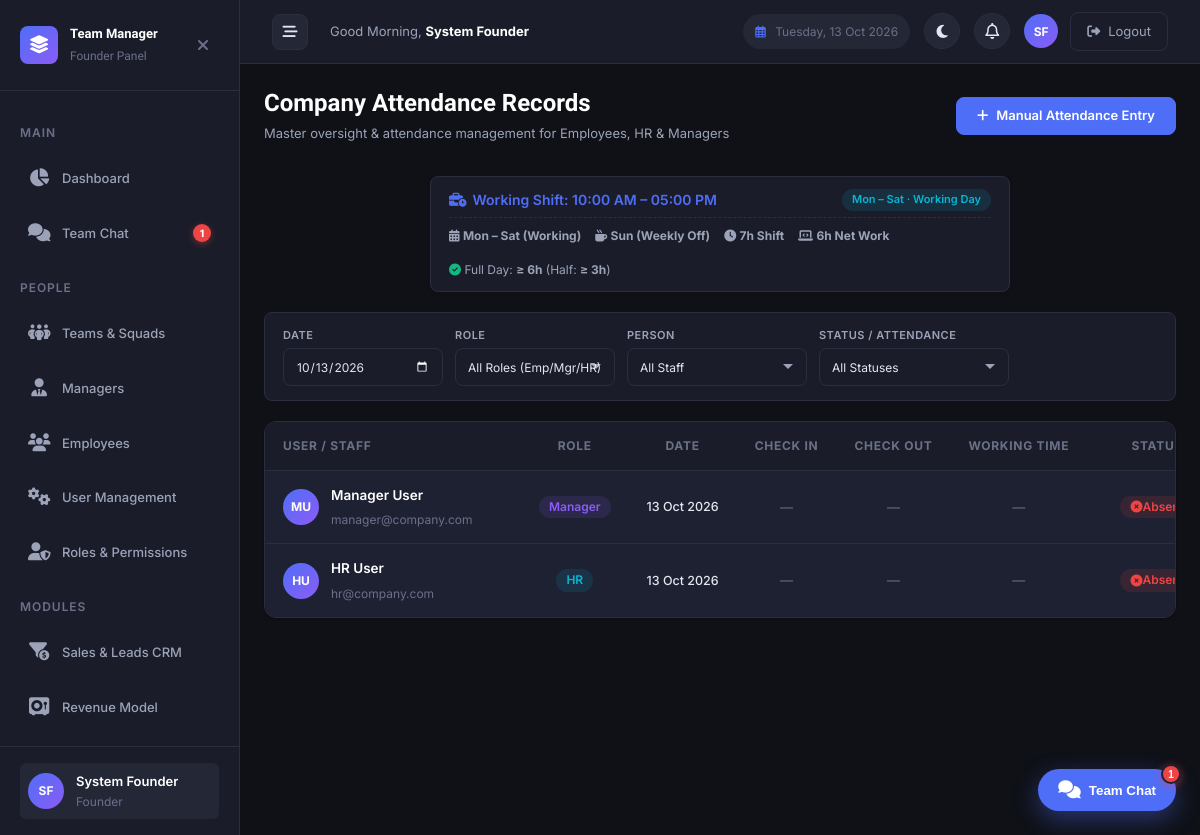
Page /founder/attendance.php (signed in) on the committed database.
### tables this page shows
CREATE TABLE `roles` (
  `id` int NOT NULL AUTO_INCREMENT,
  `name` varchar(100) NOT NULL,
  `slug` varchar(50) NOT NULL,
  `description` text,
  `base_role` varchar(50) NOT NULL DEFAULT 'employee',
  `is_system` tinyint(1) NOT NULL DEFAULT '0',
  `created_at` timestamp NULL DEFAULT CURRENT_TIMESTAMP,
  `updated_at` timestamp NULL DEFAULT CURRENT_TIMESTAMP ON UPDATE CURRENT_TIMESTAMP,
  PRIMARY KEY (`id`),
  UNIQUE KEY `uk_slug` (`slug`)
);

CREATE TABLE `users` (
  `id` int NOT NULL AUTO_INCREMENT,
  `employee_id` varchar(50) DEFAULT NULL,
  `name` varchar(100) NOT NULL,
  `email` varchar(150) NOT NULL,
  `contact_no` varchar(20) DEFAULT NULL,
  `designation` varchar(100) DEFAULT NULL,
  `joining_date` date DEFAULT NULL,
  `base_salary` decimal(10,2) NOT NULL DEFAULT '30000.00',
  `password` varchar(255) NOT NULL,
  `pin` varchar(255) DEFAULT NULL,
  `role` varchar(50) NOT NULL DEFAULT 'employee',
  `manager_id` int DEFAULT NULL,
  `status` enum('active','inactive') NOT NULL DEFAULT 'active',
  `created_at` timestamp NULL DEFAULT CURRENT_TIMESTAMP,
  `updated_at` timestamp NULL DEFAULT CURRENT_TIMESTAMP ON UPDATE CURRENT_TIMESTAMP,
  `last_activity` timestamp NULL DEFAULT NULL,
  `presence_status` enum('automatic','dnd','away','offline') NOT NULL DEFAULT 'automatic',
  `custom_status_text` varchar(255) DEFAULT NULL,
  `custom_status_emoji` varchar(50) DEFAULT NULL,
  `last_active_at` timestamp NULL DEFAULT CURRENT_TIMESTAMP ON UPDATE CURRENT_TIMESTAMP,
  PRIMARY KEY (`id`),
  UNIQUE KEY `uk_email` (`email`),
  UNIQUE KEY `uk_employee_id` (`employee_id`),
  KEY `idx_role` (`role`),
  KEY `idx_manager_id` (`manager_id`),
  KEY `idx_status` (`status`),
  CONSTRAINT `fk_users_manager` FOREIGN KEY (`manager_id`) REFERENCES `users` (`id`) ON DELETE SET NULL ON UPDATE CASCADE
);

### founder/attendance.php (the view, shortened to what the rows shown need)
<?php
require_once __DIR__ . '/../includes/functions.php';
require_once __DIR__ . '/../includes/auth.php';
requireRole([ROLE_FOUNDER]);
$db = getDB();
$filterDate = isset($_GET['date']) ? trim($_GET['date']) : today();
$page = max(1, (int)get('page', '1'));
$roleIn = ['employee', 'manager', 'hr'];
$roleInSql = "'" . implode("','", $roleIn) . "'";
if (!empty($filterDate)) {
    $where = ["u.role IN ({$roleInSql})", "u.status = 'active'", "COALESCE(u.joining_date, DATE(u.created_at)) <= ?"];
    $params = [$filterDate, $filterDate, $filterDate];
    $whereClause = implode(' AND ', $where);
    $countQuery = "
        SELECT COUNT(*)
        FROM users u
        LEFT JOIN attendance a ON u.id = a.user_id AND a.date = ?
        LEFT JOIN leaves l ON u.id = l.user_id AND ? BETWEEN l.start_date AND l.end_date AND l.status = 'approved'
        WHERE {$whereClause}
    ";
    $countStmt = $db->prepare($countQuery);
    $countStmt->execute($params);
    $totalRecords = (int)$countStmt->fetchColumn();
    $pagination = paginate($totalRecords, $page);
    $dataQuery = "
        SELECT u.id as user_id, u.name, u.email, u.role, u.designation, u.employee_id, u.joining_date, u.created_at,
               a.id as attendance_id, COALESCE(a.date, ?) as attendance_date,
               a.check_in, a.check_out, a.break_start, a.break_end, a.total_break_time, a.total_working_time, a.status as att_status,
               l.id as leave_id, l.leave_type, l.reason as leave_reason, l.status as leave_status
        FROM users u
        LEFT JOIN attendance a ON u.id = a.user_id AND a.date = ?
        LEFT JOIN leaves l ON u.id = l.user_id AND ? BETWEEN l.start_date AND l.end_date AND l.status = 'approved'
        WHERE {$whereClause}
        ORDER BY FIELD(u.role, 'manager', 'hr', 'employee'), u.name ASC
        LIMIT {$pagination['per_page']} OFFSET {$pagination['offset']}
    ";
    $dataParams = array_merge([$filterDate, $filterDate, $filterDate], array_slice($params, 2));
    $stmt = $db->prepare($dataQuery);
    $stmt->execute($dataParams);
    $records = $stmt->fetchAll();
}
include __DIR__ . '/../includes/header.php';
?>
<div class="page-header" style="display: flex; justify-content: space-between; align-items: center; flex-wrap: wrap; gap: 12px;">
    <div>
        <h1 class="page-title">Company Attendance Records</h1>
    </div>
</div>
<?php if (empty($records)): ?>
    <div class="card">
        <div class="empty-state">
            <div class="empty-state-icon"><i class="fa-solid fa-clipboard-user"></i></div>
            <div class="empty-state-title">No attendance records</div>
            <div class="empty-state-text">No records found for the selected filters.</div>
        </div>
    </div>
<?php else: ?>
    <div class="table-container">
        <table class="data-table">
            <thead>
                <tr>
                    <th style="min-width: 230px;">User / Staff</th>
                    <th style="text-align: center; width: 110px;">Role</th>
                    <th style="text-align: center; width: 125px; white-space: nowrap;">Date</th>
                    <th style="text-align: center; width: 110px; white-space: nowrap;">Check In</th>
                    <th style="text-align: center; width: 110px; white-space: nowrap;">Check Out</th>
                    <th style="text-align: center; width: 125px; white-space: nowrap;">Working Time</th>
                    <th style="text-align: center; min-width: 140px;">Status</th>
                </tr>
            </thead>
            <tbody>
                <?php foreach ($records as $record): ?>
                    <tr>
                        <td>
                            <div class="table-user">
                                <div class="table-user-avatar"><?php echo e(getInitials($record['name'])); ?></div>
                                <div class="table-user-info">
                                    <div class="table-user-name"><?php echo e($record['name']); ?></div>
                                    <div class="table-user-email">
                                        <span><?php echo e($record['email']); ?></span>
                                    </div>
                                </div>
                            </div>
                        </td>
                        <td style="text-align: center;">
                            <?php
                            if ($record['role'] === ROLE_MANAGER) {
                                echo '<span class="badge badge-purple" style="font-weight: 600;">Manager</span>';
                            } elseif ($record['role'] === ROLE_HR) {
                                echo '<span class="badge badge-info" style="font-weight: 600;">HR</span>';
                            } else {
                                echo '<span class="badge badge-secondary" style="font-weight: 600;">Employee</span>';
                            }
                            ?>
                        </td>
                        <td style="text-align: center; white-space: nowrap;">
                            <span style="font-weight: 500; font-size: 12.5px;"><?php echo formatDate($record['attendance_date']); ?></span>
                        </td>
                        <td style="text-align: center; white-space: nowrap;">
                            <?php echo !empty($record['check_in']) ? '<span style="font-weight: 500; font-size: 12.5px;">' . formatTime($record['check_in']) . '</span>' : '<span class="text-muted">—</span>'; ?>
                        </td>
                        <td style="text-align: center; white-space: nowrap;">
                            <?php echo !empty($record['check_out']) ? '<span style="font-weight: 500; font-size: 12.5px;">' . formatTime($record['check_out']) . '</span>' : '<span class="text-muted">—</span>'; ?>
                        </td>
                        <td style="text-align: center; white-space: nowrap;">
                            <?php if (!empty($record['total_working_time'])): ?>
                                <span class="badge badge-secondary" style="font-family: var(--font-mono, monospace); font-size: 11.5px;"><?php echo e($record['total_working_time']); ?></span>
                            <?php else: ?>
                                <span class="text-muted">—</span>
                            <?php endif; ?>
                        </td>
                        <td style="text-align: center;">
                            <?php
                            $resolvedStatus = resolveAttendanceStatus(
                                $record['check_in'],
                                $record['check_out'],
                                $record['total_working_time'],
                                $record['att_status'],
                                !empty($record['leave_id']) ? (int)$record['leave_id'] : null,
                                $record['attendance_date'] ?? $filterDate ?? null
                            );
                            echo renderAttendanceBadge($resolvedStatus, $record['leave_type'] ?? null, $record['leave_reason'] ?? null);
                            ?>
                        </td>
                    </tr>
                <?php endforeach; ?>
            </tbody>
        </table>
    </div>
<?php endif; ?>
<?php include __DIR__ . '/../includes/footer.php'; ?>

### includes/sidebar.php (shortened to what the rows shown need)
<?php
$currentUser = getCurrentUser();
$userRole = $currentUser['role'] ?? '';
$baseRole = function_exists('getRoleBaseType') ? getRoleBaseType($userRole) : $userRole;
$sidebarChatUnread = isLoggedIn() ? countUnreadChatMessages((int)($currentUser['id'] ?? 0)) : 0;
$currentPage = basename($_SERVER['PHP_SELF'], '.php');
$currentDir = basename(dirname($_SERVER['PHP_SELF']));
function isActive(string $dir, string $page): string {
    global $currentDir, $currentPage;
    return ($currentDir === $dir && $currentPage === $page) ? ' active' : '';
}
?>
<aside class="sidebar" id="sidebar">
    <nav class="sidebar-nav">
        <?php if ($baseRole === ROLE_FOUNDER): ?>
            <a href="<?php echo BASE_URL; ?>/chat/index.php" class="sidebar-nav-item<?php echo isActive('chat', 'index'); ?>">
                <span class="nav-icon"><i class="fa-solid fa-comments"></i></span> Team Chat
                <span class="sidebar-chat-badge" style="display: <?php echo $sidebarChatUnread > 0 ? 'inline-flex' : 'none'; ?>;"><?php echo $sidebarChatUnread > 99 ? '99+' : $sidebarChatUnread; ?></span>
            </a>
        <?php endif; ?>
    </nav>
    <div class="sidebar-footer">
        <a href="<?php echo BASE_URL; ?>/profile.php" class="sidebar-user" style="text-decoration: none; display: flex; align-items: center; width: 100%; border-radius: var(--radius-sm); transition: background-color var(--transition-base); padding: var(--space-2);" onmouseover="this.style.backgroundColor='var(--color-bg-tertiary)'" onmouseout="this.style.backgroundColor='transparent'">
            <div class="sidebar-user-info">
                <div class="sidebar-user-name"><?php echo e($currentUser['name'] ?? 'User'); ?></div>
                <div class="sidebar-user-role"><?php echo ucwords(str_replace('_', ' ', e($userRole))); ?></div>
            </div>
        </a>
    </div>
</aside>

### includes/functions.php (shortened to what the rows shown need)
<?php
function e(mixed $value): string {
    return htmlspecialchars((string)$value, ENT_QUOTES, 'UTF-8');
}
function get(string $key, mixed $default = ''): mixed {
    return isset($_GET[$key]) ? sanitize($_GET[$key]) : $default;
}
function formatDate(?string $date, string $format = 'd M Y'): string {
    return date($format, strtotime($date));
}
function getAllRoles(): array {
    static $rolesCache = null;
    if ($rolesCache !== null) return $rolesCache;
    try {
        $db = getDB();
        $rolesCache = $db->query("SELECT * FROM roles ORDER BY is_system DESC, name ASC")->fetchAll();
    } catch (PDOException $e) {
        $rolesCache = [
            ['id' => 1, 'name' => 'Founder', 'slug' => 'founder', 'base_role' => 'founder', 'is_system' => 1],
            ['id' => 2, 'name' => 'Manager', 'slug' => 'manager', 'base_role' => 'manager', 'is_system' => 1],
            ['id' => 3, 'name' => 'HR', 'slug' => 'hr', 'base_role' => 'hr', 'is_system' => 1],
            ['id' => 4, 'name' => 'Employee', 'slug' => 'employee', 'base_role' => 'employee', 'is_system' => 1],
        ];
    }
    return $rolesCache;
}
function getRoleBaseType(?string $slug): string {
    $roles = getAllRoles();
    foreach ($roles as $r) {
        if ($r['slug'] === $slug) {
            return $r['base_role'] ?? 'employee';
        }
    }
    return $slug;
}
function resolveAttendanceStatus(?string $checkIn, ?string $checkOut, ?string $totalWorkingTime, ?string $attStatus, ?int $leaveId = null, ?string $date = null): string {
    if (!empty($date)) {
        $dayOfWeek = date('l', strtotime($date));
    }
    return 'absent';
}
function renderAttendanceBadge(string $resolvedStatus, ?string $leaveType = null, ?string $leaveReason = null): string {
    if ($resolvedStatus === 'leave' || !empty($leaveType)) {
        $lt = strtolower($leaveType ?: 'casual');
        if ($lt === 'sick') {
            return '<span class="badge badge-purple" title="' . e($leaveReason ?? '') . '"><i class="fa-solid fa-notes-medical"></i> Sick Leave</span>';
        } elseif ($lt === 'paid') {
            return '<span class="badge badge-info" title="' . e($leaveReason ?? '') . '"><i class="fa-solid fa-award"></i> Paid Leave</span>';
        } elseif ($lt === 'casual' || $lt === 'planned') {
            return '<span class="badge badge-primary" title="' . e($leaveReason ?? '') . '"><i class="fa-solid fa-calendar-check"></i> Planned Leave</span>';
        } else {
            return '<span class="badge badge-info" title="' . e($leaveReason ?? '') . '"><i class="fa-solid fa-umbrella-beach"></i> ' . ucfirst(e($lt)) . ' Leave</span>';
        }
    } elseif ($resolvedStatus === 'weekly_off') {
        return '<span class="badge badge-warning" style="background: rgba(234, 179, 8, 0.15); color: #ca8a04; border: 1px solid rgba(234, 179, 8, 0.3);"><i class="fa-solid fa-mug-hot"></i> Sunday · Weekly Off</span>';
    } elseif ($resolvedStatus === 'present') {
        return '<span class="badge badge-success"><i class="fa-solid fa-circle-check"></i> Present</span>';
    } elseif ($resolvedStatus === 'half-day') {
        return '<span class="badge badge-warning"><i class="fa-solid fa-hourglass-half"></i> Half-Day</span>';
    } else {
        return '<span class="badge badge-danger"><i class="fa-solid fa-circle-xmark"></i> Absent</span>';
    }
}
function paginate(int $totalRecords, int $currentPage = 1, int $perPage = RECORDS_PER_PAGE): array {
    $totalPages = max(1, ceil($totalRecords / $perPage));
    $currentPage = max(1, min($currentPage, $totalPages));
    $offset = ($currentPage - 1) * $perPage;
    return [
        'total' => $totalRecords,
        'per_page' => $perPage,
        'current_page' => $currentPage,
        'total_pages' => $totalPages,
        'offset' => $offset,
        'has_prev' => $currentPage > 1,
        'has_next' => $currentPage < $totalPages
    ];
}
function getInitials(?string $name = ''): string {
    $cleanName = trim($name ?? '');
    $parts = explode(' ', $cleanName);
    $initials = '';
    foreach (array_slice($parts, 0, 2) as $part) {
        $initials .= strtoupper(mb_substr($part, 0, 1));
    }
    return $initials ?: 'U';
}
function countUnreadChatMessages(int $userId): int {
    try {
        $db = getDB();
        static $checkedColumn = false;
        if (!$checkedColumn) {
            try {
                $db->exec("ALTER TABLE chat_room_members ADD COLUMN last_read_message_id INT NOT NULL DEFAULT 0");
            } catch (Exception $e) {}
            try {
                $db->exec("INSERT IGNORE INTO chat_room_members (room_id, user_id) SELECT 1, id FROM users WHERE status = 'active'");
            } catch (Exception $e) {}
        }
        $stmt = $db->prepare("
            SELECT COUNT(*)
            FROM chat_messages m
            JOIN chat_room_members rm ON m.room_id = rm.room_id
            WHERE rm.user_id = ?
              AND m.sender_id != ?
              AND m.id > COALESCE(rm.last_read_message_id, 0)
        ");
        $stmt->execute([$userId, $userId]);
        return (int)$stmt->fetchColumn();
    } catch (PDOException $e) {
        return 0;
    }
}

### rows in the picture
roles: id "1", base_role "Founder"
users: name "MU", name "Manager User", email "manager@company.com", role "Manager", attendance_date "13 Oct 2026"
users: name "HU", name "HR User", email "hr@company.com", role "HR", attendance_date "13 Oct 2026"

### other values in the picture
str_replace('_', ' ', e($userRole)) "Founder"
$userInitials "SF"
$currentUser['name'] "System Founder"
$badgeText "Mon – Sat · Working Day"
$footerChatUnread "1"
